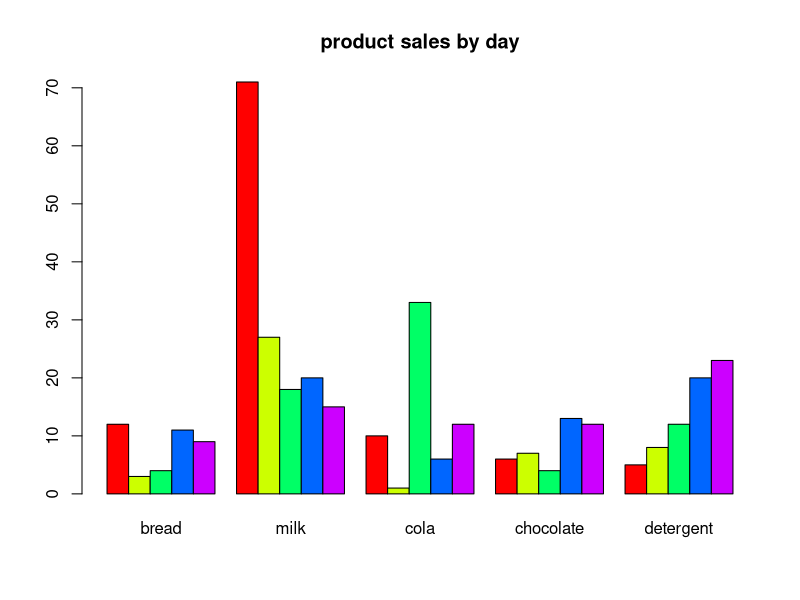

Here is the R script that generated this plot:
# (B) The following table shows the number of units of different products sold on different days:
# Create five sample numeric vectors from this data visualize data using R.

bread<-c(12,3,4,11,9)
milk<-c(71,27,18,20,15)
cola<-c(10,1,33,6,12)
chocolate<-c(6,7,4,13,12)
detergent<-c(5,8,12,20,23)

data<-data.frame(bread,milk,cola,chocolate,detergent)

barplot(as.matrix(data),beside=TRUE,col=rainbow(5),main="product sales by day")
